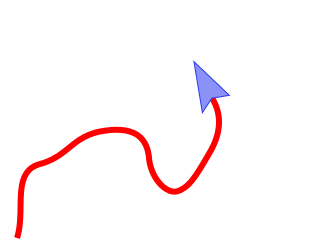
#> input picture shareCore/media/gpsTrack.png, 320 x 240 px; its folder holds only this picture in this run
$ python -i icons.py   (imports and definitions only)   (older library calls are emulated)
#> lines starting #> are read from the running program, lines starting #| are printed output that depends on the picture
#!/usr/bin/env python
# __BEGIN_LICENSE__
# Copyright (C) 2008-2010 United States Government as represented by
# the Administrator of the National Aeronautics and Space Administration.
# All Rights Reserved.
# __END_LICENSE__

import PIL.Image as Image
import os
import re
from glob import glob

REQ_SIZE = (48, 48)
ICON_SIZE_CACHE = {}

def rotateAntialias(im, angle, reqSize=REQ_SIZE):
    '''x = rotateAntialias(im, angle) is like x = im.rotate(angle) but
    gets best quality by rotating at twice the resolution of the output
    image, then downsampling with anti-aliasing.  note that the output
    image will generally not have exactly the requested reqSize;
    instead, all the rotations of the same image will be at the same
    scale.'''
    if float(reqSize[0]) / im.size[0] < float(reqSize[1]) / im.size[1]:
        outSize = (reqSize[0], int(float(reqSize[0])/im.size[0] * im.size[1]))
    else:
        outSize = (int(float(reqSize[1])/im.size[1] * im.size[0]), reqSize[1])
    if im.size[0] > outSize[0]*2:
        filter = Image.ANTIALIAS
    else:
        filter = Image.BICUBIC
    r = im.resize((outSize[0]*2, outSize[1]*2), filter)
    r = r.rotate(angle, Image.BICUBIC, expand=1)
    r = r.resize((r.size[0]//2, r.size[1]//2), Image.ANTIALIAS)
    return r

def copyThumbnails(inDir, outDir, nameTransform=None, reqSize=REQ_SIZE):
    icons = glob('%s/*.png' % inDir) + glob('%s/*.jpg' % inDir)
    for p in icons:
        im = Image.open(p)
        im.thumbnail(REQ_SIZE, Image.ANTIALIAS)
        base, ext = os.path.splitext(os.path.basename(p))
        if nameTransform != None:
            base = nameTransform(base)
        im.save('%s/%s%s' % (outDir, base, ext))

def generateAllDirections(imPath, outputDir):
#> called with imPath = '../media/gpsTrack.png', outputDir = 'out.png'
    im = Image.open(imPath)
#> im is the input picture: PIL image 320x240 RGB; mean R, G, B 253.7, 246.4, 247.5
    base, ext = os.path.splitext(os.path.basename(imPath))
    base = re.sub(r'Point$', '', base)
    if not os.path.exists(outputDir):
        os.makedirs(outputDir)
    for angle in xrange(0, 360, 10):
        outPath = os.path.join(outputDir, '%s%03d%s' % (base, angle, ext))
        # PIL rotates counter-clockwise, angle is clockwise compass direction
        rotateAntialias(im, -angle).save(outPath)
#> this loop made 36 passes
#> pass 1, in rotateAntialias, `r = im.resize((outSize[0]*2, outSize[1]*2), filter)`:
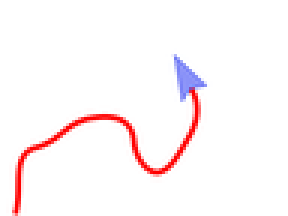
#> r: PIL image 96x72 RGB (shown 3 times larger); mean R, G, B 253.7, 246.3, 247.4
#> pass 1, in rotateAntialias, `r = r.resize((r.size[0]//2, r.size[1]//2), Image.ANTIALIAS)`:
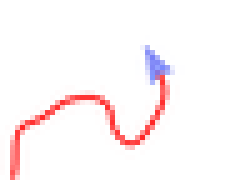
#> r: PIL image 48x36 RGB (shown 5 times larger); mean R, G, B 253.6, 245.6, 246.8
#> pass 2, in rotateAntialias (call 2), `r = r.rotate(angle, Image.BICUBIC, expand=1)`:
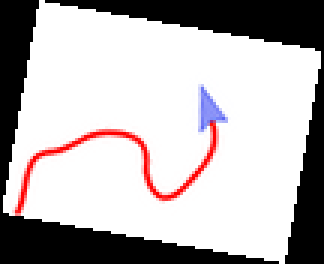
#> r: PIL image 108x88 RGB (shown 3 times larger); mean R, G, B 184.4, 178.9, 179.7
#> pass 2, in rotateAntialias (call 2), `r = r.resize((r.size[0]//2, r.size[1]//2), Image.ANTIALIAS)`:
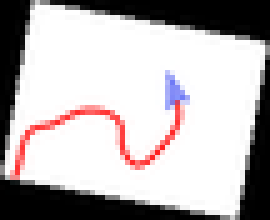
#> r: PIL image 54x44 RGB (shown 5 times larger); mean R, G, B 184.3, 178.4, 179.3

def cacheIconSize(dir):
    paths = glob('%s/*' % dir)
    for p in paths:
        iconPrefix = os.path.splitext(os.path.basename(p))[0]
        im = Image.open(p)
        ICON_SIZE_CACHE[iconPrefix] = list(im.size)

def getIconSize(iconPrefix):
    return ICON_SIZE_CACHE[iconPrefix]

>>> result = generateAllDirections('../media/gpsTrack.png', 'out.png')
